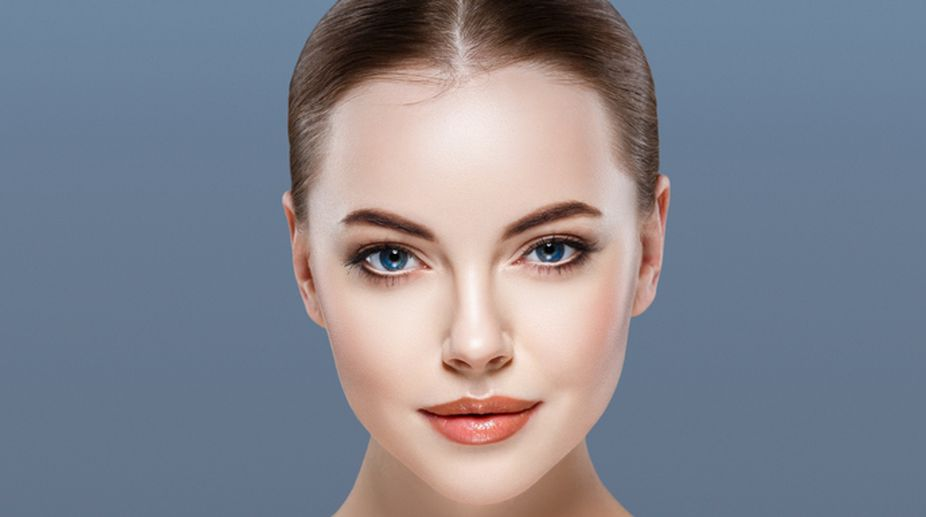
#> input picture test.jpg, 926 x 517 px
$ jupyter execute Untitled.ipynb   (older library calls are emulated)
#> lines starting #> are read from the running program, lines starting #| are printed output that depends on the picture; after the words box and inside, x2 and y2 are one past the last pixel; in counts of white or black regions, pixels touching at a corner belong together
[cell 1]
import scipy as sp
import numpy as np
import scipy.ndimage as nd
import matplotlib.pyplot as plt
from skimage import data
import cv2


# lena = sp.misc.lena() this function was deprecated in version 0.17
img = cv2.imread('test.jpg')
#> img is the input picture: shape (517, 926, 3); mean B, G, R 142.4, 131.9, 130
img = cv2.cvtColor(img, cv2.COLOR_BGR2GRAY)
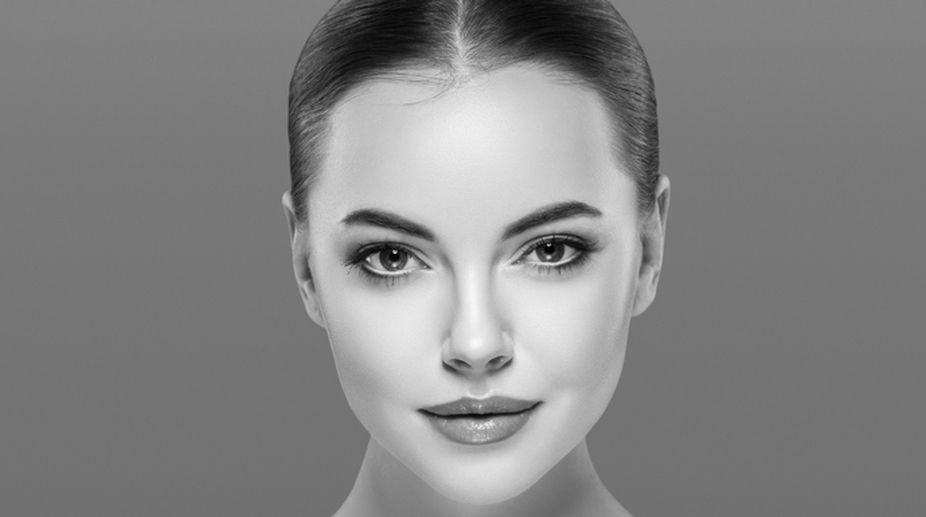
#> img: shape (517, 926); min 0, max 250, mean 132.5
LoG = nd.gaussian_laplace(img , 2)
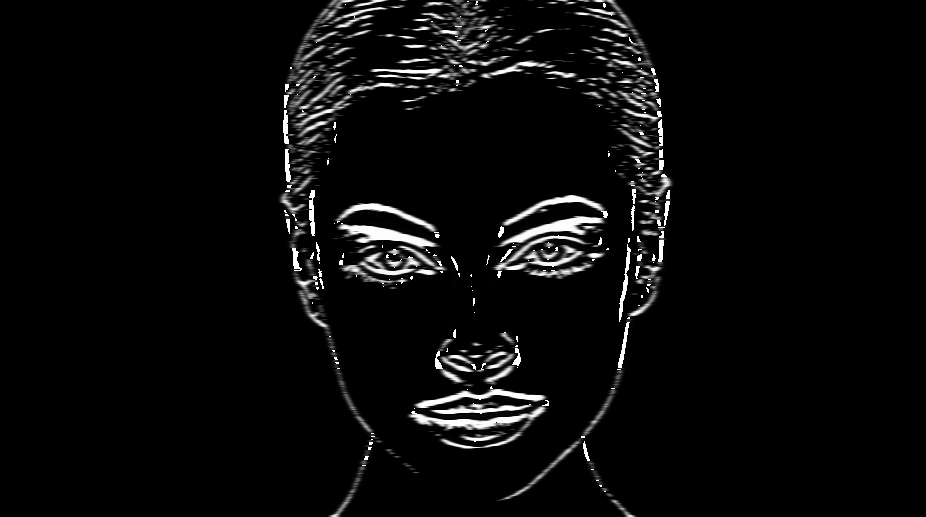
#> LoG: shape (517, 926); min 0, max 255, mean 10.4
thres = np.absolute(LoG).mean() * 0.75
#> thres = 7.78
output = sp.zeros(LoG.shape)
w = output.shape[1]
#> w = 926
h = output.shape[0]
#> h = 517

for y in range(1, h - 1):
    for x in range(1, w - 1):
        patch = LoG[y-1:y+2, x-1:x+2]
        p = LoG[y, x]
        maxP = patch.max()
        minP = patch.min()
        if (p > 0):
            zeroCross = True if minP < 0 else False
        else:
            zeroCross = True if maxP > 0 else False
        if ((maxP - minP) > thres) and zeroCross:
            output[y, x] = 1
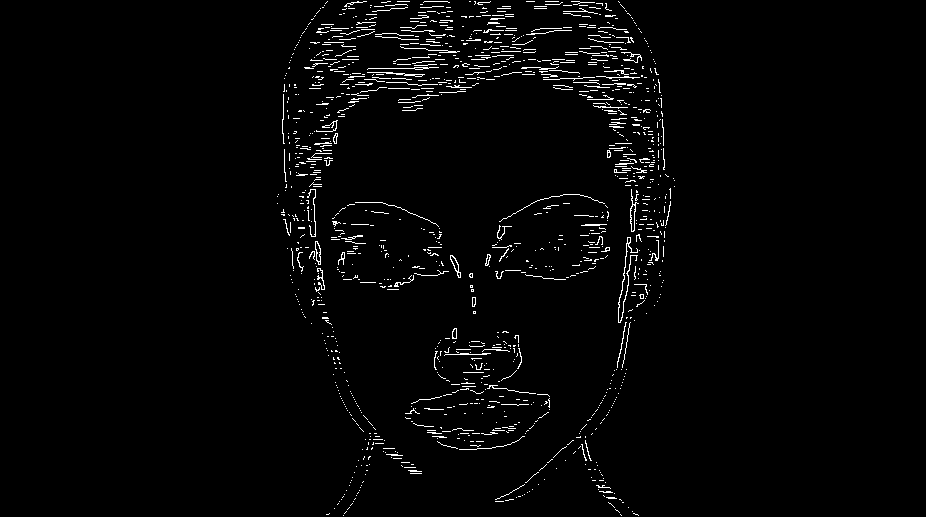
#> output: shape (517, 926) float64; values 0 (black) and 1 (white), 2.2% white in thin lines or dots, all inside (x1, y1, x2, y2) = (277, 1, 675, 516)

Horizontal=cv2.Sobel(img,0,1,0,cv2.CV_64F)
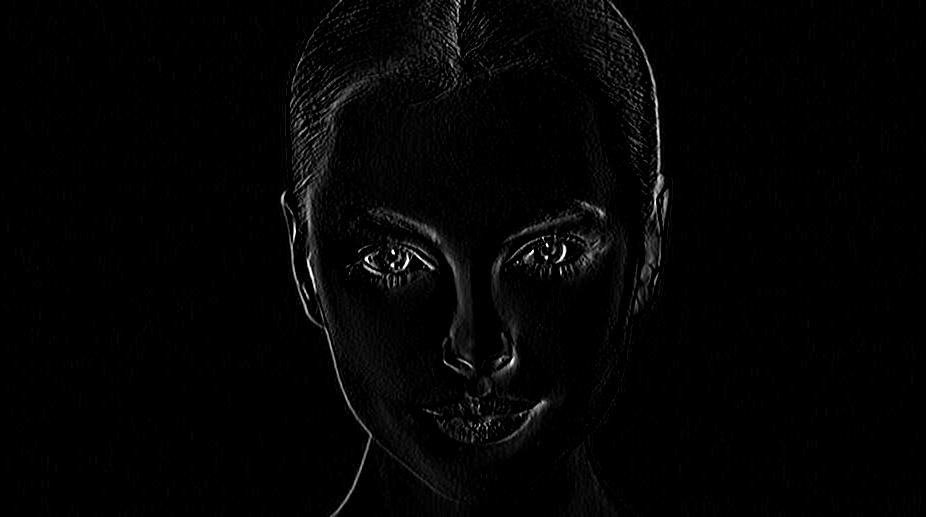
#> Horizontal: shape (517, 926); min 0, max 255, mean 3.9

# 门槛就像
# (variable,0,<x axis>,<y axis>,cv2.CV_64F)
Vertical=cv2.Sobel(img,0,0,1,cv2.CV_64F)
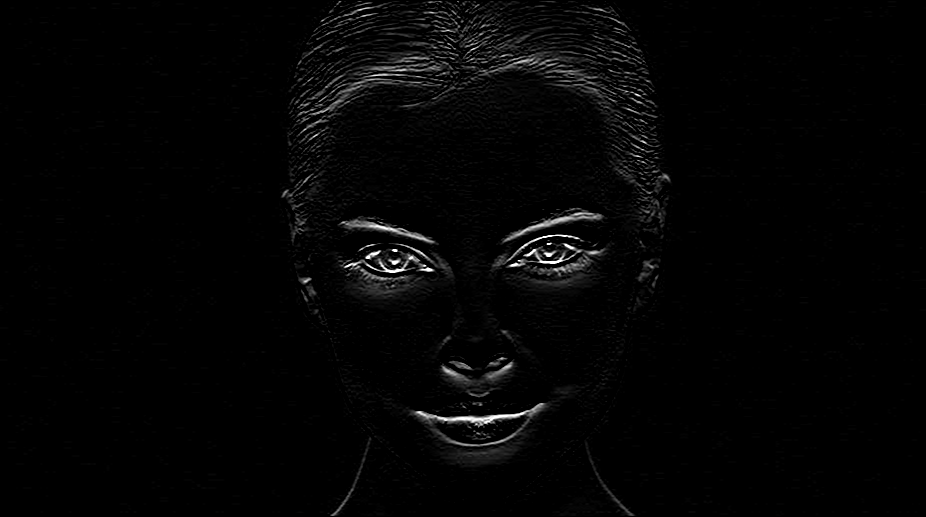
#> Vertical: shape (517, 926); min 0, max 255, mean 4.6

# 做按位运算
Bitwise_Or=cv2.bitwise_or(Horizontal,Vertical)# 显示边缘图像
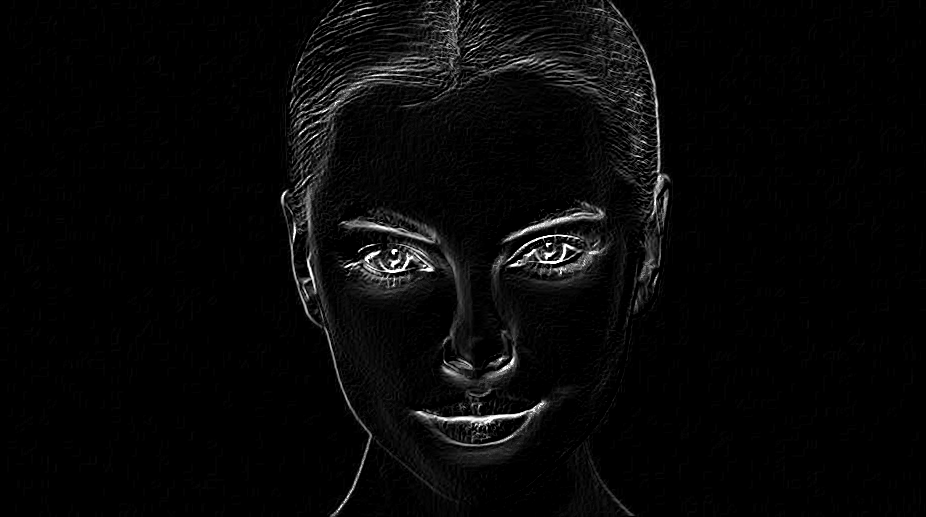
#> Bitwise_Or: shape (517, 926); min 0, max 255, mean 7.8


plt.imshow(Bitwise_Or, cmap = 'binary')
plt.show()
